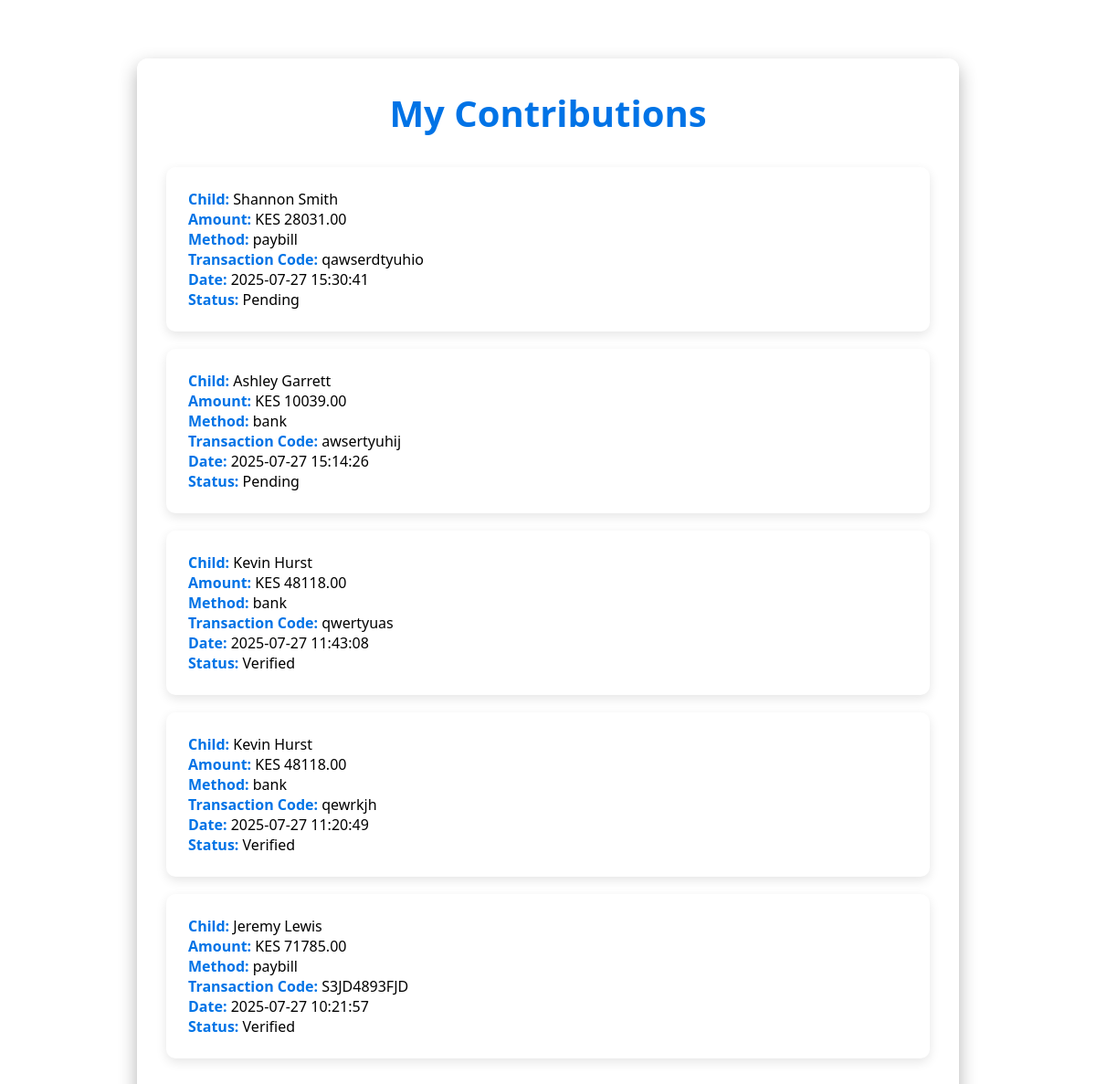
The app's page /contributions.php (signed in) with its own data.
### tables this page shows
CREATE TABLE `payments` (
  `paymentID` int(11) NOT NULL,
  `userID` int(11) DEFAULT NULL,
  `childID` int(11) DEFAULT NULL,
  `transaction_code` varchar(100) NOT NULL,
  `payment_method` enum('bank','paybill','paypal') DEFAULT NULL,
  `verified` tinyint(1) DEFAULT 0,
  `payment_date` timestamp NOT NULL DEFAULT current_timestamp(),
  `Payment_Amount` text DEFAULT NULL,
  `verified_by` int(11) DEFAULT NULL,
  `verified_at` datetime DEFAULT NULL
);

CREATE TABLE `children` (
  `childID` int(11) NOT NULL,
  `fullName` varchar(100) NOT NULL,
  `level_of_learning` enum('Primary','High School','University') NOT NULL,
  `academic_progress` text DEFAULT NULL,
  `annual_fees` decimal(10,2) NOT NULL,
  `health_status` text DEFAULT NULL,
  `is_disabled` tinyint(1) DEFAULT 0,
  `hobbies` text DEFAULT NULL,
  `background` text DEFAULT NULL,
  `created_at` timestamp NOT NULL DEFAULT current_timestamp(),
  `birthdate` date DEFAULT NULL,
  `image_path` varchar(255) DEFAULT NULL,
  `document_path` varchar(255) DEFAULT NULL,
  `is_funded` tinyint(1) DEFAULT 0
);

### contributions.php (the view, shortened to what this page needs)
<?php
require 'db_connect.php';
$userID = $_SESSION['userID'];
?>
<!DOCTYPE html>
<html lang="en">
<head>
</head>
<body>
    <div class="container">
        <h2>My Contributions</h2>
        <?php
       $stmt = $conn->prepare("
            SELECT
                p.paymentID,
                c.fullName AS childName,
                c.annual_fees AS paymentAmount,  -- ✅ Get amount automatically
                p.payment_method,
                p.transaction_code,
                p.payment_date,
                p.verified
            FROM Payments p
            JOIN Children c ON p.childID = c.childID
            WHERE p.userID = ?
            ORDER BY p.payment_date DESC
        ");
        $stmt->bind_param("i", $userID);
        $stmt->execute();
        $result = $stmt->get_result();
        if ($result->num_rows > 0) {
            while ($row = $result->fetch_assoc()) {
                echo "<div class='contribution-card'>";
                echo "<p><strong>Child:</strong> " . htmlspecialchars($row['childName']) . "</p>";
                echo "<p><strong>Amount:</strong> KES " . htmlspecialchars($row['paymentAmount']) . "</p>";
                echo "<p><strong>Method:</strong> " . htmlspecialchars($row['payment_method']) . "</p>";
                echo "<p><strong>Transaction Code:</strong> " . htmlspecialchars($row['transaction_code']) . "</p>";
                echo "<p><strong>Date:</strong> " . htmlspecialchars($row['payment_date']) . "</p>";
                echo "<p><strong>Status:</strong> " . ($row['verified'] ? "Verified" : "Pending") . "</p>";
                echo "</div>";
            }
        } else {
            echo "<p class='no-data'>You have not made any payments yet.</p>";
        }
        ?>
    </div>
</body>
</html>

### contributions.php (style rules this page uses)
* { margin: 0; padding: 0; box-sizing: border-box; }
body { font-family: 'Segoe UI', Tahoma, Geneva, Verdana, sans-serif; height: 100vh; background: url('images/contributions-bg.jpg') no-repeat center center fixed; background-size: cover; display: flex; justify-content: center; align-items: center; }
.container { background: rgba(255, 255, 255, 0.95); width: 75%; max-width: 1000px; height: 90%; padding: 2rem; border-radius: 12px; box-shadow: 0 8px 20px rgba(0, 0, 0, 0.3); overflow-y: auto; animation: fadeIn 0.8s ease; }
h2 { text-align: center; font-size: 2.5rem; color: #0073e6; margin-bottom: 2rem; }
.contribution-card { background: white; padding: 1.5rem; border-radius: 10px; box-shadow: 0 4px 12px rgba(0, 0, 0, 0.1); margin-bottom: 1.2rem; transition: transform 0.3s ease, box-shadow 0.3s ease; }
.contribution-card strong { color: #0073e6; }

### records on screen
payments: childID.fullName "Shannon Smith", childID.annual_fees "28031.00", payment_method "paybill", transaction_code "qawserdtyuhio", payment_date "2025-07-27 15:30:41", verified "Pending"
payments: childID.fullName "Ashley Garrett", childID.annual_fees "10039.00", payment_method "bank", transaction_code "awsertyuhij", payment_date "2025-07-27 15:14:26", verified "Pending"
payments: childID.fullName "Kevin Hurst", childID.annual_fees "48118.00", payment_method "bank", transaction_code "qwertyuas", payment_date "2025-07-27 11:43:08", verified "Verified"
payments: childID.fullName "Kevin Hurst", childID.annual_fees "48118.00", payment_method "bank", transaction_code "qewrkjh", payment_date "2025-07-27 11:20:49", verified "Verified"
payments: childID.fullName "Jeremy Lewis", childID.annual_fees "71785.00", payment_method "paybill", transaction_code "S3JD4893FJD", payment_date "2025-07-27 10:21:57", verified "Verified"
